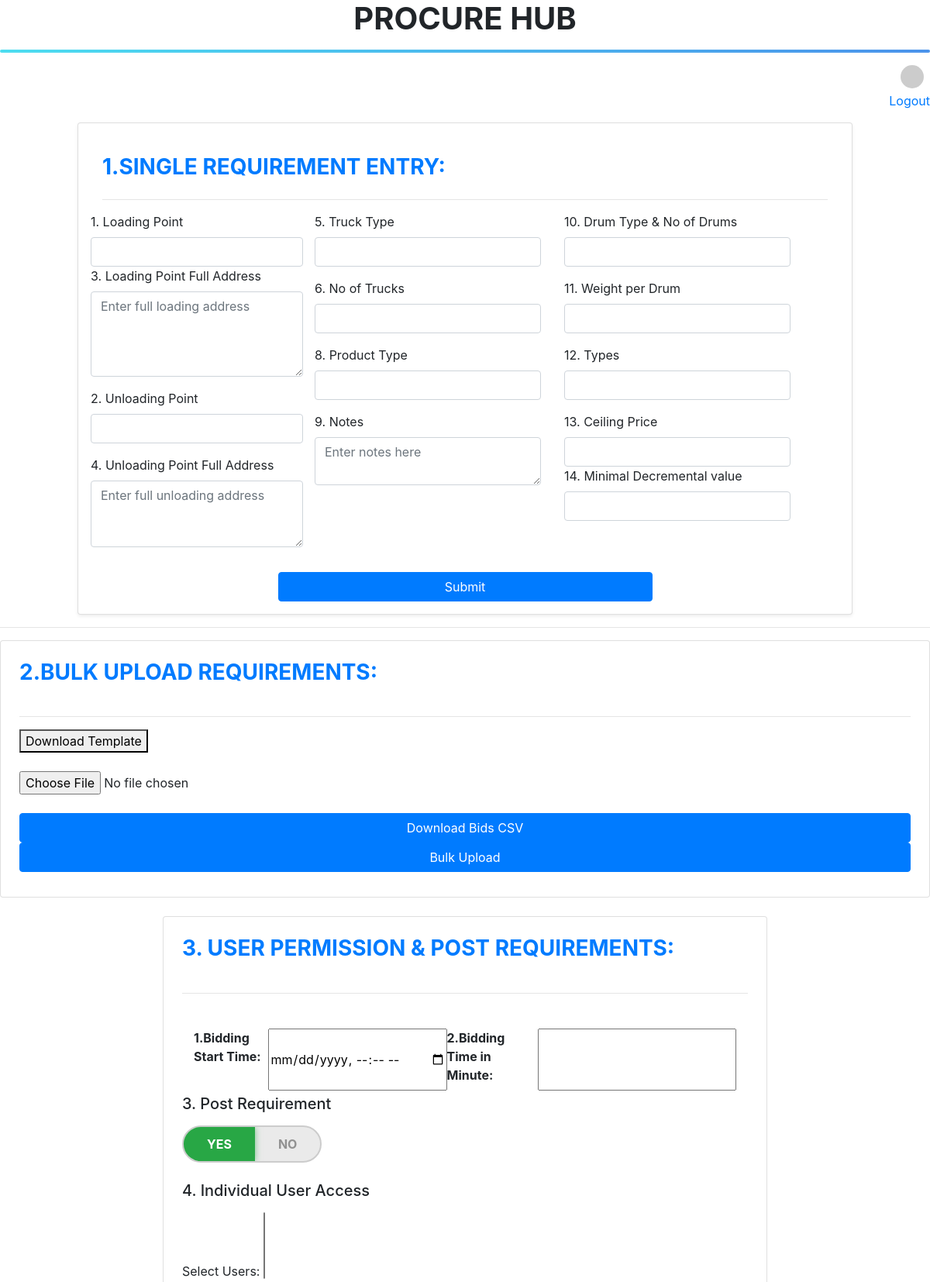
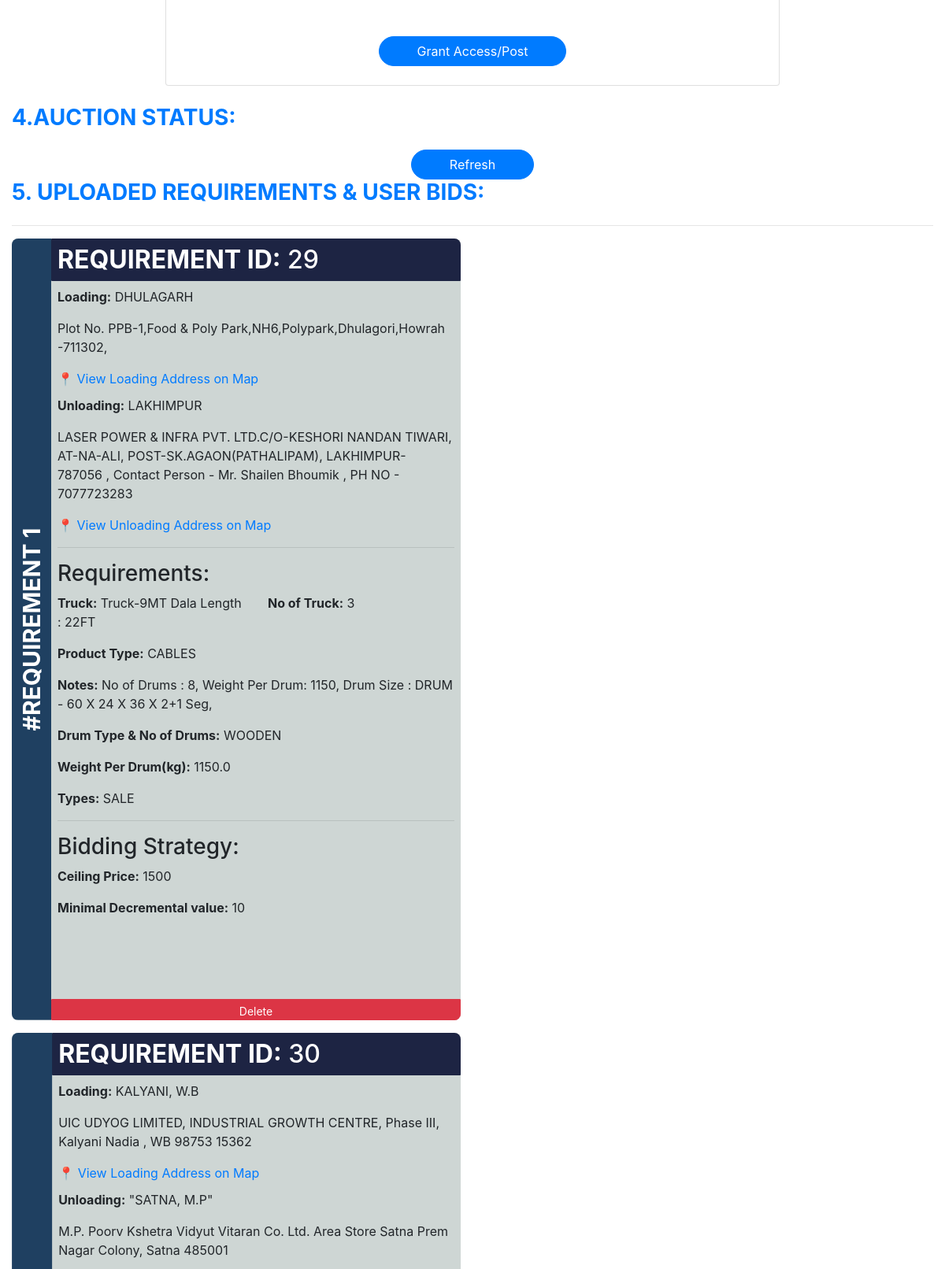
/requirements/ (upper part), run on the app's committed database (2 pictures, top to bottom).
### myapp/models.py (models this page shows, shortened)
class Requirements(models.Model):
    loading_point=models.CharField(max_length=100,null=True,blank=True)
    unloading_point=models.CharField(max_length=100,null=True,blank=True)
    loading_point_full_address=models.TextField(null=True,blank=True)
    unloading_point_full_address=models.TextField(null=True,blank=True)
    product = models.CharField(max_length=100,null=True,blank=True)
    truck_type=models.CharField(max_length=100,null=True,blank=True)
    no_of_trucks=models.IntegerField(null=True,blank=True)
    notes=models.TextField(null=True,blank=True)
    drum_type_no_of_drums=models.CharField(max_length=100,null=True,blank=True)
    weight_per_drum=models.FloatField(null=True,blank=True)
    types=models.CharField(max_length=100,null=True,blank=True)
    cel_price = models.IntegerField(null=True, blank=True)
    min_dec_val = models.IntegerField(null=True, blank=True)

### myapp/views.py (the view, shortened to what this page needs)
# urls.py: path('requirements/', views.create_requirement, name='requirements'),  # Logout
def create_requirement(request):
    requirements = Requirements.objects.all()
    return render(request, "myapp/admin_dashboard.html", {"requirements": requirements})  # Or render to the dashboard

### myapp/templates/myapp/admin_dashboard.html (shortened to what this page needs)
<!DOCTYPE html>
<html lang="en">
<head>
<link rel="stylesheet" href="https://cdn.jsdelivr.net/npm/bootstrap@4.6.2/dist/css/bootstrap.min.css">
<link rel="stylesheet" href="https://cdn.jsdelivr.net/npm/bootstrap-select@1.13.18/dist/css/bootstrap-select.min.css">
</head>
<body>
<h1 style="text-align:center"><strong>PROCURE HUB</strong></h1>
<hr class="gradient-hr">
<div class="d-flex justify-content-end align-items-center mb-1">
    <img src="https://ui-avatars.com/api/?name={{ user.username }}&background=random&color=fff"
         alt="{{ user.username }}"
         class="rounded-circle"
         width="30" height="30">
</div>
<div class="d-flex justify-content-end mb-3">
    <a href="{% url 'logout' %}" >Logout</a>
</div>
<link href="https://cdn.jsdelivr.net/npm/bootstrap@4.6.2/dist/css/bootstrap.min.css" rel="stylesheet">
<form  class="col-10 mx-auto card p-3 shadow-sm" id="requisition-update" method="POST" action="{% url 'requirements' %}">
    <div class="container-fluid mt-4">
         <h3 class="mb-4 text-primary font-weight-bold">1.SINGLE REQUIREMENT ENTRY:</h3>
                <hr>
        <div class="row">
                <div  class="form-group">
                    <div class="form-group">
                    <label for="loading_point">1. Loading Point</label>
                    <input type="text" class="form-control" name="loading_point" id="loading_point" required>
                         <label for="loading_point_full_address">3. Loading Point Full Address</label>
                    <textarea class="form-control" name="loading_point_full_address" id="loading_point_full_address" rows="4" placeholder="Enter full loading address" required></textarea>
                </div>
                            <div class="form-group">
                                <label for="unloading_point">2. Unloading Point</label>
                                <input type="text" class="form-control" name="unloading_point" id="unloading_point" required>
                            </div>
                <div class="form-group">
                    <label for="unloading_point_full_address">4. Unloading Point Full Address</label>
                    <textarea class="form-control" name="unloading_point_full_address" id="unloading_point_full_address" rows="3.5" placeholder="Enter full unloading address" required></textarea>
                </div>
            </div>
            <div class="col-md-4 mb-4">
                <div class="form-group">
                    <label for="truck_type">5. Truck Type</label>
                    <input type="text" class="form-control" name="truck_type" required>
                </div>
                <div class="form-group">
                    <label for="no_of_trucks">6. No of Trucks</label>
                    <input type="number" class="form-control" name="no_of_trucks" required>
                </div>
                <div class="form-group">
                    <label for="product">8. Product Type</label>
                    <input type="text" class="form-control" name="product" required>
                </div>
                 <div class="form-group">
                    <label for="notes">9. Notes</label>
                    <textarea class="form-control" name="notes" id="notes" rows="2" placeholder="Enter notes here"></textarea>
                </div>
            </div>
            <div class="col-md-4 mb-4">
                <div class="form-group">
                    <label for="drum_type_no_of_drums">10. Drum Type & No of Drums</label>
                    <input type="text" class="form-control" name="drum_type_no_of_drums" required>
                </div>
                <div class="form-group">
                    <label for="weight_per_drum">11. Weight per Drum</label>
                    <input type="text" class="form-control" name="weight_per_drum">
                </div>
                <div class="form-group">
                    <label for="types">12. Types</label>
                    <input type="text" class="form-control" name="types">
                </div>
                <div class="form-group mb-0">
                    <label for="cel_price">13. Ceiling Price</label>
                    <input type="number" class="form-control" name="cel_price">
                </div>
                 <div class="form-group mb-0">
                    <label for="min_dec_val">14. Minimal Decremental value </label>
                    <input type="number" class="form-control" name="min_dec_val">
                </div>
            </div>
        </div>
    </div>
     <div class="d-flex justify-content-center">
    <button style="width: 50%;" id="requisition-btn" type="submit" class="btn btn-primary px-5">Submit</button>
</div>
</form>
<hr>
<div class=" card p-4 mt-2 mx-auto border-1">
<h3 class="mb-4 text-primary font-weight-bold">2.BULK UPLOAD REQUIREMENTS:</h3>
    <hr>
    <a href="{% url 'download_template' %}">
        <button type="button">Download Template</button>
    </a>
<input type="file" id="bulk-file" accept=".csv, .xlsx">
<a href="{% url 'download_requirements' %}" class="btn btn-primary">
    Download Bids CSV
</a>
<button id="bulk-upload-btn" class="btn btn-primary w-100 mb-2">Bulk Upload</button>
</div>
<div class="container-fluid mt-4 mb-4">
    <form class=" col-8 card p-4 mx-auto border-2  .bg-primary.bg-gradient" method="POST" action="{% url 'admin_dashboard' %}">
        <h3 class="mb-4 text-primary font-weight-bold">3. USER PERMISSION & POST REQUIREMENTS:</h3>
        <hr>
        <div class="container mt-4">
         <label for="start_time"><strong>1.Bidding Start Time:</strong> </label>
       <input type="datetime-local" name="start_time" id="start_time" required>
          <label for="minute"> <strong> 2.Bidding Time in Minute:</strong> </label>
       <input type="number" name="minute" id="minute" required>
        </div>
       <h5 class="mb-3">3. Post Requirement</h5>
        <div class="access-toggle mb-4">
            <button type="button" class="toggle-btn yes active" data-value="yes">YES</button>
            <button type="button" class="toggle-btn no" data-value="no">NO</button>
        </div>
        <h5 class="mb-3">4. Individual User Access</h5>
        <div class="form-group">
            <label for="user">Select Users:</label>
            <select id="userDropdown" name="user" multiple class="selectpicker"
                    data-live-search="true" data-actions-box="true">
            </select>
        </div>
        <div class="d-flex justify-content-center mt-4">
            <button class="btn btn-primary px-5" type="submit" style="border-radius: 30px;">
                Grant Access/Post
            </button>
        </div>
    </form>
</div>
<link href="https://cdn.jsdelivr.net/npm/bootstrap@4.6.2/dist/css/bootstrap.min.css" rel="stylesheet">
<div class="container-fluid mt-1">
 <h3 class="mb-4 text-primary font-weight-bold">4.AUCTION STATUS:</h3>
<div id="refresh-container" style="text-align:center;">
     <div class="d-flex justify-content-center mt-4">
            <button onclick="window.location.reload();" class="btn btn-primary px-5"  style="border-radius: 30px;">
               Refresh
            </button>
        </div>
</div>
        <h3 class="mb-4 text-primary font-weight-bold">5. UPLOADED REQUIREMENTS & USER BIDS:</h3>
    <hr>
    {% for requirement in requirements %}
    <div class="row mb-3 align-items-stretch">
        <div class="col-md-6">
            <div class="requirement-card h-100"
                 style="display: flex; background-color: #CED6D4; border-radius: 8px; overflow: hidden;">
                <div class="vertical-label">
                    <span>#REQUIREMENT {{ forloop.counter }}</span>
                </div>
                <div class="p-0 d-flex flex-column" style="flex: 1 1 auto; padding-bottom: 0; padding-top: 0;">
                <div style="background-color: #1d2443; color: white; border-radius: 1px; margin-top: 0; padding: 0.5rem;">
                    <h2 style="margin: 0;"><strong>REQUIREMENT ID:</strong> {{ requirement.id }}</h2>
                </div>
                    <div class="p-2">
                                <p style="background-color: {% if not requirement.loading_point %}#EFADF0{% else %}transparent{% endif %};">
                                    <strong>Loading:</strong> {{ requirement.loading_point }}
                                </p>
                                 <p><strong></strong> {{ requirement.loading_point_full_address }}</p>
                                <a href="https://www.google.com/maps/search/?api=1&query={{ requirement.loading_point_full_address|urlencode }}" target="_blank">
                                    📍 View Loading Address on Map
                                </a>
                                <p style="background-color: {% if not requirement.unloading_point %}#EFADF0{% else %}transparent{% endif %};
                                      padding-top: 10px;">
                                      <strong>Unloading:</strong> {{ requirement.unloading_point }}
                                </p>
            <p><strong></strong> {{ requirement.unloading_point_full_address }}</p>
                <a href="https://www.google.com/maps/search/?api=1&query={{ requirement.unloading_point_full_address|urlencode }}" target="_blank">
                    📍 View Unloading Address on Map
                </a>
                        <hr>
                        <h3> Requirements:</h3>
                        <div class="row">
                            <div class="col md-8">
                                <p style="background-color: {% if not requirement.truck_type %}#EFADF0{% else %}transparent{% endif %};">
                                    <strong>Truck:</strong> {{ requirement.truck_type }}
                                </p>
                            </div>
                                <div class="col md-4">
                                    <p style="background-color: {% if not requirement.no_of_trucks %}#EFADF0{% else %}transparent{% endif %};">
                                        <strong>No of Truck:</strong> {{ requirement.no_of_trucks }}
                                    </p>
                                </div>
                        </div>
            <p><strong>Product Type:</strong> {{ requirement.product }}</p>
             <p style="background-color: {% if not requirement.notes %}#EFADF0{% else %}transparent{% endif %};">
                <strong>Notes:</strong> {{ requirement.notes }}
            </p>
            <p><strong>Drum Type & No of Drums:</strong> {{ requirement.drum_type_no_of_drums }}</p>
            <p><strong>Weight Per Drum(kg):</strong> {{ requirement.weight_per_drum }}</p>
            <p><strong>Types:</strong> {{ requirement.types }}</p>
                      <hr>
            <h3> Bidding Strategy:</h3>
            <p><strong>Ceiling Price:</strong> {{ requirement.cel_price }}</p>
            <p><strong>Minimal Decremental value:</strong> {{ requirement.min_dec_val }}</p>
                        </div>
                    <button style="width: 100%; margin-top: auto; border-radius: 1px; margin-bottom: 0; padding-bottom: 0;"
        onclick="delReq({{ requirement.id }})"
        class="btn btn-sm btn-danger">Delete</button>
                </div>
            </div>
          <button
    id="delAllReq"
    onclick="delReq('delAll')"
    class="btn btn-danger btn-lg"
    style="width: 100%; margin-top: 1rem;">
        </button>
        </div>
        <div class="col-md-6">
        </div>
    </div>
    {% endfor %}
</div>
</body>
</html>

### myapp/templates/myapp/admin_dashboard.html (style rules this page uses)
body { font-family: Arial, sans-serif; }
.container { display: flex; justify-content: space-between; padding: 5px; }
p { margin: 5px 0; }
.requirement-card { display: flex; align-items: stretch; border-radius: 8px; overflow: hidden; margin-bottom: 1rem; }
.vertical-label { writing-mode: vertical-rl; transform: rotate(180deg); background-color: #1f4061; color: white; font-weight: bold; text-align: center; display: flex; align-items: center; justify-content: center; padding: 0 10px; height: 100%; min-width: 50px; font-size: 30px; }
.access-toggle { display: flex; border-radius: 50px; overflow: hidden; border: 2px solid #ccc; background: #eaeaea; width: fit-content; }
.toggle-btn { flex: 1; padding: 10px 30px; border: none; background: transparent; color: #555; font-weight: bold; font-size: 16px; cursor: pointer; transition: all 0.3s ease; }
.toggle-btn.active.yes { background: #28a745; color: white; box-shadow: 0 0 8px rgba(40, 167, 69, 0.6); }
.toggle-btn:not(.active) { opacity: 0.6; }
.gradient-hr { height: 4px; border: none; background: linear-gradient(to right, #4dddf0, #4b93eb); border-radius: 2px; }

### data on the page
Requirements: id "29", loading_point "DHULAGARH", loading_point_full_address "Plot No. PPB-1,Food & Poly Park,NH6,Polypark,Dhulagori,Howrah -711302,", unloading_point "LAKHIMPUR", unloading_point_full_address "LASER POWER & INFRA PVT. LTD.C/O-KESHORI NANDAN TIWARI, AT-NA-ALI, POST-SK.AGAON(PATHALIPAM), LAKHIMPUR- 787056 , Contact Person - Mr. Shailen Bhoumik , PH NO - 7077723283", truck_type "Truck-9MT Dala Length : 22FT", no_of_trucks "3", product "CABLES", notes "No of Drums : 8, Weight Per Drum: 1150, Drum Size : DRUM - 60 X 24 X 36 X 2+1 Seg,", drum_type_no_of_drums "WOODEN", weight_per_drum "1150.0", types "SALE", cel_price "1500", min_dec_val "10"
Requirements: id "30", loading_point "KALYANI, W.B", loading_point_full_address "UIC UDYOG LIMITED, INDUSTRIAL GROWTH CENTRE, Phase III, Kalyani Nadia , WB 98753 15362", unloading_point "\"SATNA, M.P\"", unloading_point_full_address "M.P. Poorv Kshetra Vidyut Vitaran Co. Ltd. Area Store Satna Prem Nagar Colony, Satna 485001"
